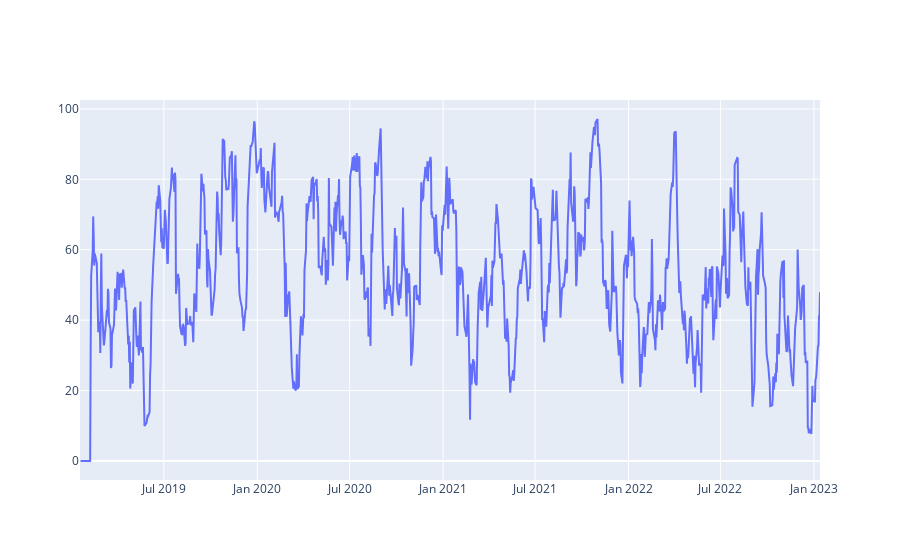

Notebook cell for this chart:
### Code cell
def relative_strength_idx(df, n=14):
    Close = df['Close']
    delta = Close.diff()
    delta = delta[1:]
    pricesUp = delta.copy()
    pricesDown = delta.copy()
    pricesUp[pricesUp < 0] = 0
    pricesDown[pricesDown > 0] = 0
    rollUp = pricesUp.rolling(n).mean()
    rollDown = pricesDown.abs().rolling(n).mean()
    rs = rollUp / rollDown
    rsi = 100.0 - (100.0 / (1.0 + rs))
    return rsi

df['RSI'] = relative_strength_idx(df).fillna(0)

fig = go.Figure(go.Scatter(x=df.Date, y=df.RSI, name='RSI'))
fig.show()

### Figure 1 — Plotly figure (JSON) as saved in the notebook; plotly's stock layout.template omitted (floating-point values rounded to 4 significant figures; data arrays with more than 128 entries replaced by an {"elided": "..."} marker saying what was removed)
{"data": [{"name": "RSI", "type": "scatter", "x": {"elided": "1006 str values"}, "y": {"elided": "1006 float values"}}], "layout": {}}
